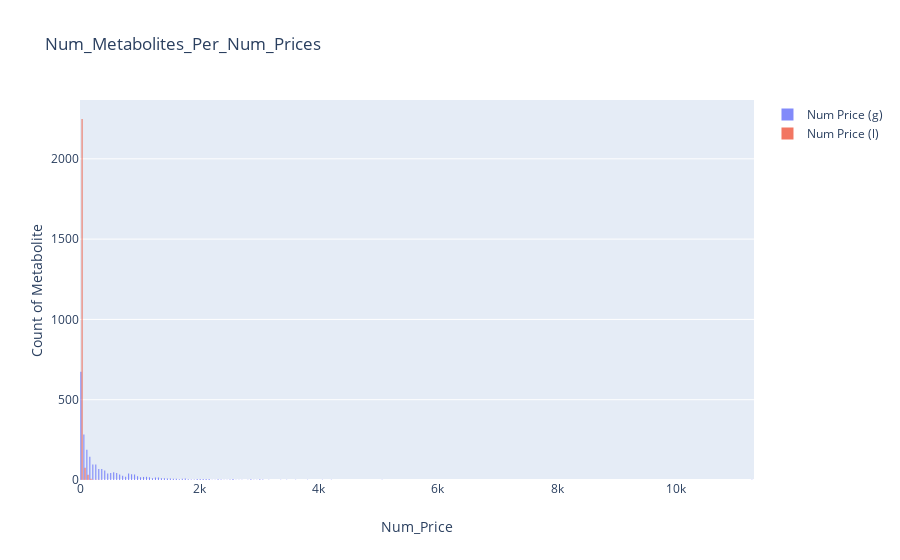

This figure's notebook cell:
### Code cell
#Histograma para nº preços por metabolito

fig = go.Figure(
      data=[go.Histogram(x= df.num_price_per_g, name = 'Num Price (g)', opacity = 0.8), go.Histogram(x=df.num_price_per_l, name = 'Num Price (l)', opacity = 0.8)]
      )

fig.update_layout(
    title_text='Num_Metabolites_Per_Num_Prices', # title of plot
    xaxis_title_text='Num_Price', # xaxis label
    yaxis_title_text='Count of Metabolite', # yaxis label
    bargap=0.2, # gap between bars of adjacent location coordinates
    bargroupgap=0.1 # gap between bars of the same location coordinates
)

fig.show()

### Figure 1 — Plotly figure (JSON) as saved in the notebook; plotly's stock layout.template omitted (floating-point values rounded to 4 significant figures; data arrays with more than 128 entries replaced by an {"elided": "..."} marker saying what was removed)
{"data": [{"name": "Num Price (g)", "opacity": 0.8, "type": "histogram", "x": {"elided": "2368 int values"}}, {"name": "Num Price (l)", "opacity": 0.8, "type": "histogram", "x": {"elided": "2368 int values"}}], "layout": {"bargap": 0.2, "bargroupgap": 0.1, "title": {"text": "Num_Metabolites_Per_Num_Prices"}, "xaxis": {"title": {"text": "Num_Price"}}, "yaxis": {"title": {"text": "Count of Metabolite"}}}}
